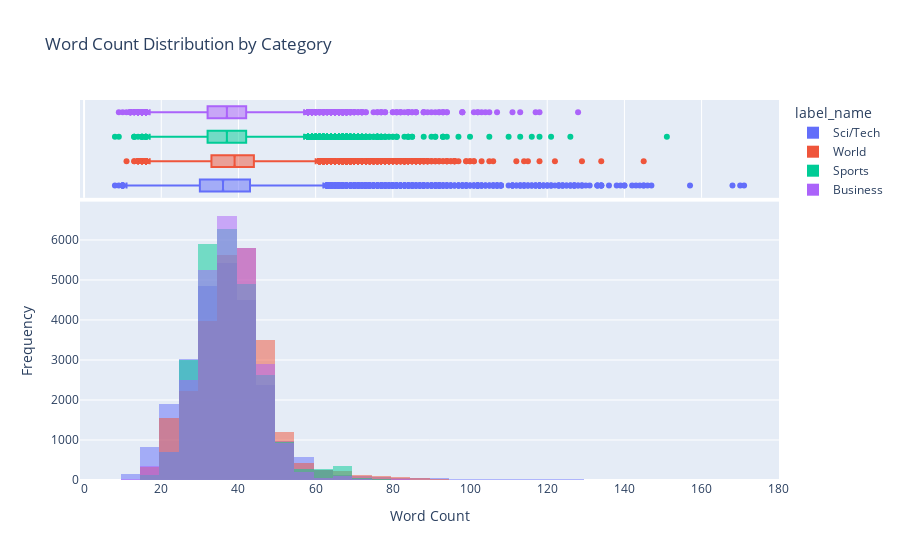

The code cell stored with this chart in its notebook:
### Markdown cell above
## 2.1 Document-Level Statistics

### Code cell
# Compute Length Features
train_df['char_count'] = train_df['text'].apply(len)
train_df['word_count'] = train_df['text'].apply(lambda x: len(str(x).split()))
train_df['avg_word_len'] = train_df['char_count'] / (train_df['word_count'] + 1)

# Descriptive Stats
print("Length Statistics:")
print(train_df[['char_count', 'word_count', 'avg_word_len']].describe())

# Visualization: Word Count Distribution by Class
fig = px.histogram(
    train_df, 
    x='word_count', 
    color='label_name', 
    marginal='box', 
    nbins=50,
    title="Word Count Distribution by Category",
    barmode='overlay'
)
fig.update_layout(xaxis_title="Word Count", yaxis_title="Frequency")
fig.show()

# Outlier Detection (> 99th percentile)
threshold = train_df['word_count'].quantile(0.99)
outliers = train_df[train_df['word_count'] > threshold]
print(f"\nNumber of documents > {threshold:.0f} words: {len(outliers)}")

### Figure 1 — Plotly figure (JSON) as saved in the notebook; plotly's stock layout.template omitted (floating-point values rounded to 4 significant figures; data arrays with more than 128 entries replaced by an {"elided": "..."} marker saying what was removed)
{"data": [{"bingroup": "x", "hovertemplate": "label_name=Sci/Tech<br>word_count=%{x}<br>count=%{y}<extra></extra>", "legendgroup": "Sci/Tech", "marker": {"color": "#636efa", "opacity": 0.5, "pattern": {"shape": ""}}, "name": "Sci/Tech", "nbinsx": 50, "orientation": "v", "showlegend": true, "type": "histogram", "x": {"elided": "25500 int values"}, "xaxis": "x", "yaxis": "y"}, {"hovertemplate": "label_name=Sci/Tech<br>word_count=%{x}<extra></extra>", "legendgroup": "Sci/Tech", "marker": {"color": "#636efa"}, "name": "Sci/Tech", "notched": true, "showlegend": false, "type": "box", "x": {"elided": "25500 int values"}, "xaxis": "x2", "yaxis": "y2"}, {"bingroup": "x", "hovertemplate": "label_name=World<br>word_count=%{x}<br>count=%{y}<extra></extra>", "legendgroup": "World", "marker": {"color": "#EF553B", "opacity": 0.5, "pattern": {"shape": ""}}, "name": "World", "nbinsx": 50, "orientation": "v", "showlegend": true, "type": "histogram", "x": {"elided": "25500 int values"}, "xaxis": "x", "yaxis": "y"}, {"hovertemplate": "label_name=World<br>word_count=%{x}<extra></extra>", "legendgroup": "World", "marker": {"color": "#EF553B"}, "name": "World", "notched": true, "showlegend": false, "type": "box", "x": {"elided": "25500 int values"}, "xaxis": "x2", "yaxis": "y2"}, {"bingroup": "x", "hovertemplate": "label_name=Sports<br>word_count=%{x}<br>count=%{y}<extra></extra>", "legendgroup": "Sports", "marker": {"color": "#00cc96", "opacity": 0.5, "pattern": {"shape": ""}}, "name": "Sports", "nbinsx": 50, "orientation": "v", "showlegend": true, "type": "histogram", "x": {"elided": "25500 int values"}, "xaxis": "x", "yaxis": "y"}, {"hovertemplate": "label_name=Sports<br>word_count=%{x}<extra></extra>", "legendgroup": "Sports", "marker": {"color": "#00cc96"}, "name": "Sports", "notched": true, "showlegend": false, "type": "box", "x": {"elided": "25500 int values"}, "xaxis": "x2", "yaxis": "y2"}, {"bingroup": "x", "hovertemplate": "label_name=Business<br>word_count=%{x}<br>count=%{y}<extra></extra>", "legendgroup": "Business", "marker": {"color": "#ab63fa", "opacity": 0.5, "pattern": {"shape": ""}}, "name": "Business", "nbinsx": 50, "orientation": "v", "showlegend": true, "type": "histogram", "x": {"elided": "25500 int values"}, "xaxis": "x", "yaxis": "y"}, {"hovertemplate": "label_name=Business<br>word_count=%{x}<extra></extra>", "legendgroup": "Business", "marker": {"color": "#ab63fa"}, "name": "Business", "notched": true, "showlegend": false, "type": "box", "x": {"elided": "25500 int values"}, "xaxis": "x2", "yaxis": "y2"}], "layout": {"barmode": "overlay", "legend": {"title": {"text": "label_name"}, "tracegroupgap": 0}, "title": {"text": "Word Count Distribution by Category"}, "xaxis": {"anchor": "y", "domain": [0, 1], "title": {"text": "Word Count"}}, "xaxis2": {"anchor": "y2", "domain": [0, 1], "matches": "x", "showgrid": true, "showticklabels": false}, "yaxis": {"anchor": "x", "domain": [0, 0.7326], "title": {"text": "Frequency"}}, "yaxis2": {"anchor": "x2", "domain": [0.7426, 1], "matches": "y2", "showgrid": false, "showline": false, "showticklabels": false, "ticks": ""}}}
